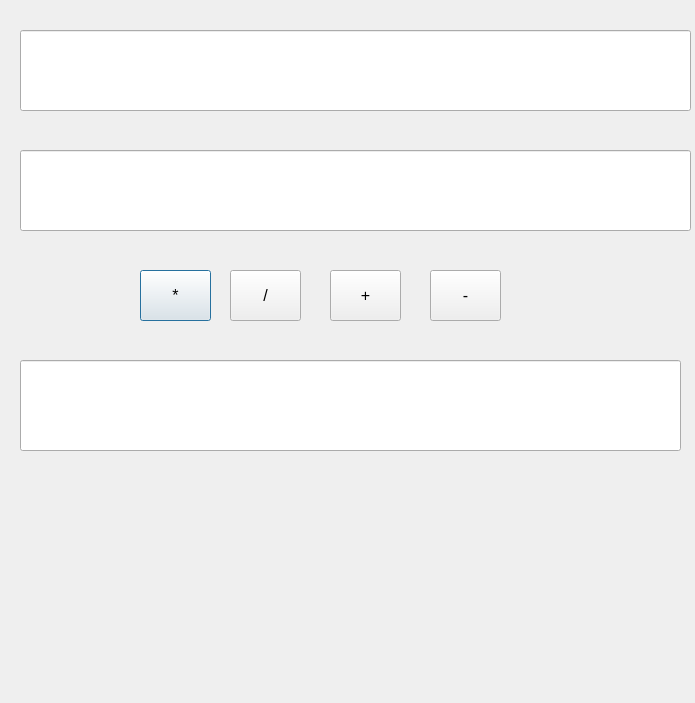
<?xml version="1.0" encoding="UTF-8"?>
<ui version="4.0">
 <class>Dialog</class>
 <widget class="QDialog" name="Dialog">
  <property name="geometry">
   <rect>
    <x>0</x>
    <y>0</y>
    <width>695</width>
    <height>703</height>
   </rect>
  </property>
  <property name="minimumSize">
   <size>
    <width>488</width>
    <height>375</height>
   </size>
  </property>
  <property name="font">
   <font>
    <pointsize>12</pointsize>
   </font>
  </property>
  <property name="windowTitle">
   <string>Dialog</string>
  </property>
  <widget class="QPushButton" name="btn_mult">
   <property name="geometry">
    <rect>
     <x>140</x>
     <y>270</y>
     <width>71</width>
     <height>51</height>
    </rect>
   </property>
   <property name="text">
    <string>*</string>
   </property>
  </widget>
  <widget class="QLineEdit" name="txt_num1">
   <property name="geometry">
    <rect>
     <x>20</x>
     <y>30</y>
     <width>671</width>
     <height>81</height>
    </rect>
   </property>
  </widget>
  <widget class="QLineEdit" name="txt_num2">
   <property name="geometry">
    <rect>
     <x>20</x>
     <y>150</y>
     <width>671</width>
     <height>81</height>
    </rect>
   </property>
  </widget>
  <widget class="QLineEdit" name="txt_resultado">
   <property name="geometry">
    <rect>
     <x>20</x>
     <y>360</y>
     <width>661</width>
     <height>91</height>
    </rect>
   </property>
  </widget>
  <widget class="QPushButton" name="btn_div">
   <property name="geometry">
    <rect>
     <x>230</x>
     <y>270</y>
     <width>71</width>
     <height>51</height>
    </rect>
   </property>
   <property name="text">
    <string>/</string>
   </property>
  </widget>
  <widget class="QPushButton" name="btn_sum">
   <property name="geometry">
    <rect>
     <x>330</x>
     <y>270</y>
     <width>71</width>
     <height>51</height>
    </rect>
   </property>
   <property name="text">
    <string>+</string>
   </property>
  </widget>
  <widget class="QPushButton" name="btn_sub">
   <property name="geometry">
    <rect>
     <x>430</x>
     <y>270</y>
     <width>71</width>
     <height>51</height>
    </rect>
   </property>
   <property name="text">
    <string>-</string>
   </property>
  </widget>
 </widget>
 <resources/>
 <connections/>
</ui>
